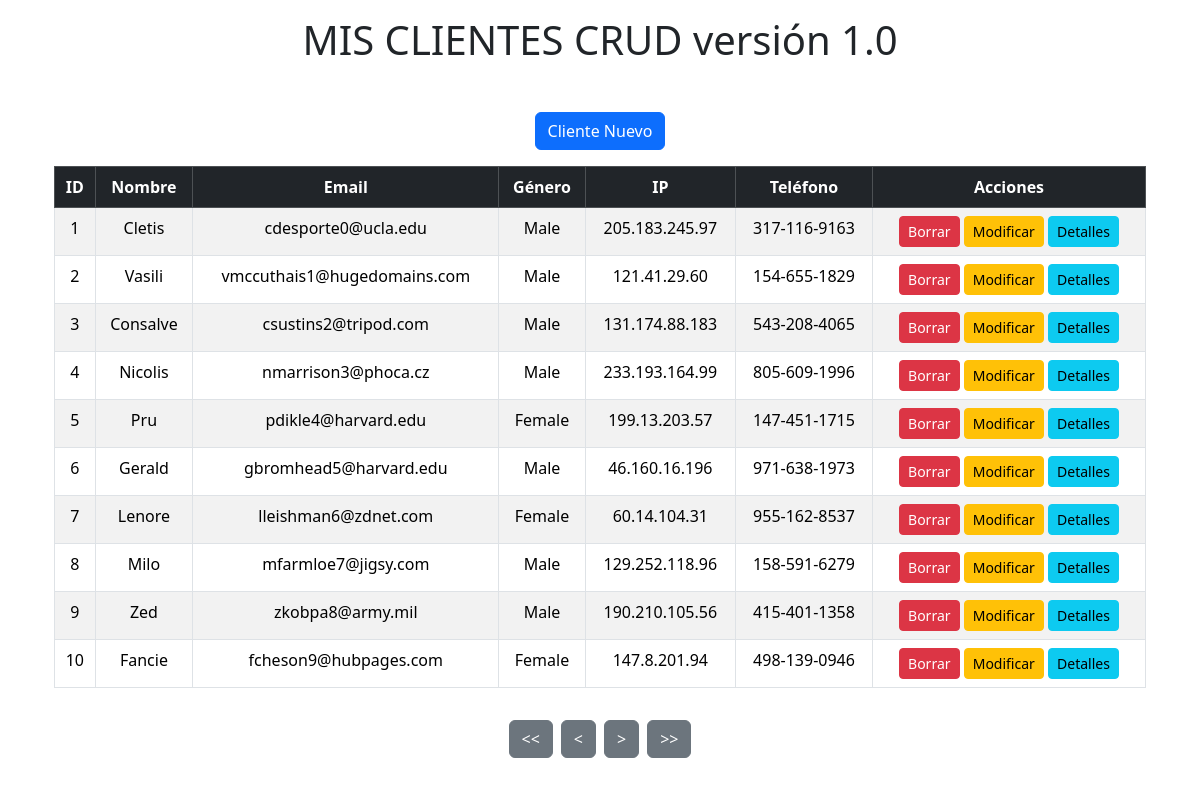
/ (signed in), run on the app's committed database.
### tables this page shows
create table Clientes (
	id INT(8) auto_increment not null,
	first_name VARCHAR(50),
	last_name VARCHAR(50),
	email VARCHAR(50),
	gender VARCHAR(50),
	ip_address VARCHAR(20),
	telefono VARCHAR(50),
	CONSTRAINT pk_usuarios PRIMARY KEY(id)
);

### app/models/AccesoDatosPDO.php (called while the page is built, shortened)
<?php
class AccesoDatos {
    private static $modelo = null;
    private $dbh = null;
    public static function getModelo(){
        if (self::$modelo == null){
            self::$modelo = new AccesoDatos();
        }
        return self::$modelo;
    }
    private function __construct(){
        try {
            $dsn = "mysql:host=".DB_SERVER.";dbname=".DATABASE.";charset=utf8";
            $this->dbh = new PDO($dsn,DB_USER,DB_PASSWD);
            $this->dbh->setAttribute(PDO::ATTR_ERRMODE, PDO::ERRMODE_EXCEPTION);
        } catch (PDOException $e){
            echo "Error de conexión ".$e->getMessage();
            exit();
        }
    }
public function getClientes($primero, $cuantos, $orden = 'id'): array {
    $tuser = [];
    $query = "SELECT * FROM Clientes ORDER BY $orden LIMIT :primero, :cuantos";
    $stmt_usuarios = $this->dbh->prepare($query);
    $stmt_usuarios->bindValue(':primero', $primero, PDO::PARAM_INT);
    $stmt_usuarios->bindValue(':cuantos', $cuantos, PDO::PARAM_INT);
    $stmt_usuarios->setFetchMode(PDO::FETCH_CLASS, 'Cliente');
    if ($stmt_usuarios->execute()) {
        while ($user = $stmt_usuarios->fetch()) {
            $tuser[] = $user;
        }
    }
    return $tuser;
}
}

### app/models/Cliente.php (called while the page is built, shortened)
<?php
class Cliente {
   function __get($name)
   {
       if ( property_exists($this,$name)){
           return $this->$name;
       }
   }
}

### app/views/list.php (the view)
<div class="container mt-5">
    <form class="mb-3 text-center">
        <button type="submit" name="orden" value="Nuevo" class="btn btn-primary">
            Cliente Nuevo
        </button>
    </form>
    <div class="table-responsive">
        <table class="table table-bordered table-striped table-hover text-center">
            <thead class="table-dark">
                <tr>
                    <th><a href="?ordenar=id" class="text-decoration-none text-white">ID</a></th>
                    <th><a href="?ordenar=first_name" class="text-decoration-none text-white">Nombre</a></th>
                    <th><a href="?ordenar=email" class="text-decoration-none text-white">Email</a></th>
                    <th><a href="?ordenar=gender" class="text-decoration-none text-white">Género</a></th>
                    <th><a href="?ordenar=ip_address" class="text-decoration-none text-white">IP</a></th>
                    <th><a href="?ordenar=telefono" class="text-decoration-none text-white">Teléfono</a></th>
                    <th colspan="1">Acciones</th>
                </tr>
            </thead>
            <tbody>
                <?php foreach ($tclientes as $cli): ?>
                    <tr>
                        <td><?= $cli->id ?></td>
                        <td><?= $cli->first_name ?></td>
                        <td><?= $cli->email ?></td>
                        <td><?= $cli->gender ?></td>
                        <td><?= $cli->ip_address ?></td>
                        <td><?= $cli->telefono ?></td>
                        <td>
                            <a href="#" onclick="confirmarBorrar('<?= $cli->first_name ?>','<?= $cli->id ?>');" class="btn btn-danger btn-sm">
                                Borrar
                            </a>
                            <a href="?orden=Modificar&id=<?= $cli->id ?>" class="btn btn-warning btn-sm">
                                Modificar
                            </a>
                            <a href="?orden=Detalles&id=<?= $cli->id ?>" class="btn btn-info btn-sm">
                                Detalles
                            </a>
                        </td>
                    </tr>
                <?php endforeach; ?>
            </tbody>
        </table>
    </div>
    <form class="d-flex justify-content-center mt-3">
        <button name="nav" value="Primero" class="btn btn-secondary mx-1">
            <<
                </button>
                <button name="nav" value="Anterior" class="btn btn-secondary mx-1">
                    <
                        </button>
                        <button name="nav" value="Siguiente" class="btn btn-secondary mx-1">></button>
                        <button name="nav" value="Ultimo" class="btn btn-secondary mx-1">>></button>
    </form>

### index.php (shortened to what this page needs)
<?php
require_once 'app/models/Cliente.php';
require_once 'app/models/AccesoDatosPDO.php';
$orden = $_SESSION['orden'];
if ( ob_get_length() == 0){
    $db = AccesoDatos::getModelo();
    $posini = $_SESSION['posini'];
    $tclientes = $db->getClientes($posini, FPAG, $orden);
    require_once "app/views/list.php";
}
$contenido = ob_get_clean();
require_once "app/views/principal.php";

### app/views/principal.php (shortened to what this page needs)
<!DOCTYPE html>
<html>
<head>
    <link rel="stylesheet" href="https://unpkg.com/leaflet/dist/leaflet.css" />
    <link href="https://cdn.jsdelivr.net/npm/bootstrap@5.3.3/dist/css/bootstrap.min.css" rel="stylesheet">
</head>
<body>
    <div class="container" >
        <div class="container text-center mt-3">
            <h1>MIS CLIENTES CRUD versión 1.0</h1>
        </div>
        <div id="content">
            <?= $contenido ?>
        </div>
    </div>
</body>
</html>

### data on the page
clientes: id "1", first_name "Cletis", email "cdesporte0@ucla.edu", gender "Male", ip_address "205.183.245.97", telefono "317-116-9163"
clientes: id "2", first_name "Vasili", email "vmccuthais1@hugedomains.com", gender "Male", ip_address "121.41.29.60", telefono "154-655-1829"
clientes: id "3", first_name "Consalve", email "csustins2@tripod.com", gender "Male", ip_address "131.174.88.183", telefono "543-208-4065"
clientes: id "4", first_name "Nicolis", email "nmarrison3@phoca.cz", gender "Male", ip_address "233.193.164.99", telefono "805-609-1996"
clientes: id "5", first_name "Pru", email "pdikle4@harvard.edu", gender "Female", ip_address "199.13.203.57", telefono "147-451-1715"
clientes: id "6", first_name "Gerald", email "gbromhead5@harvard.edu", gender "Male", ip_address "46.160.16.196", telefono "971-638-1973"
clientes: id "7", first_name "Lenore", email "lleishman6@zdnet.com", gender "Female", ip_address "60.14.104.31", telefono "955-162-8537"
clientes: id "8", first_name "Milo", email "mfarmloe7@jigsy.com", gender "Male", ip_address "129.252.118.96", telefono "158-591-6279"
clientes: id "9", first_name "Zed", email "zkobpa8@army.mil", gender "Male", ip_address "190.210.105.56", telefono "415-401-1358"
clientes: id "10", first_name "Fancie", email "fcheson9@hubpages.com", gender "Female", ip_address "147.8.201.94", telefono "498-139-0946"
